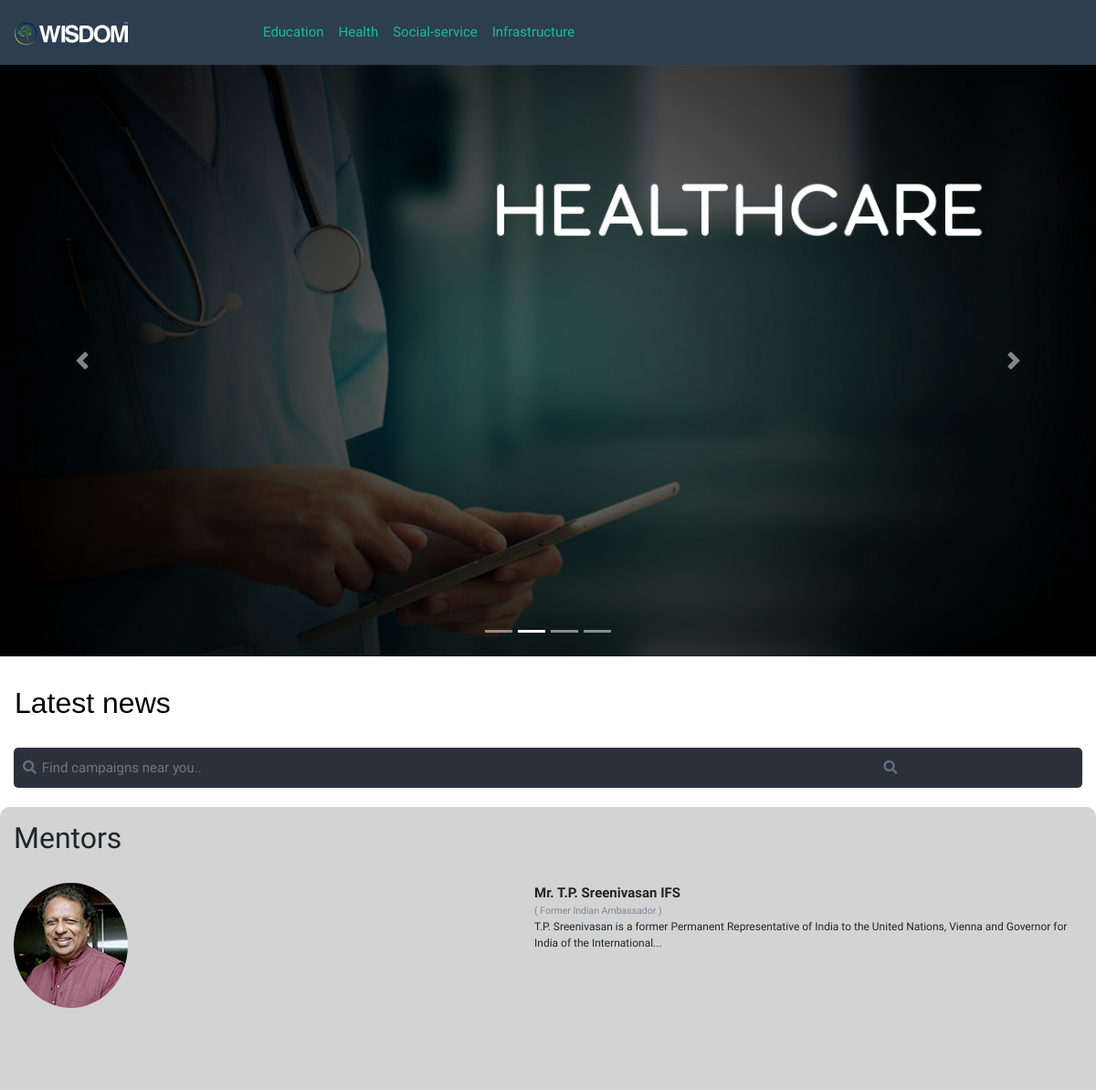
The app's page / (upper part), older data.
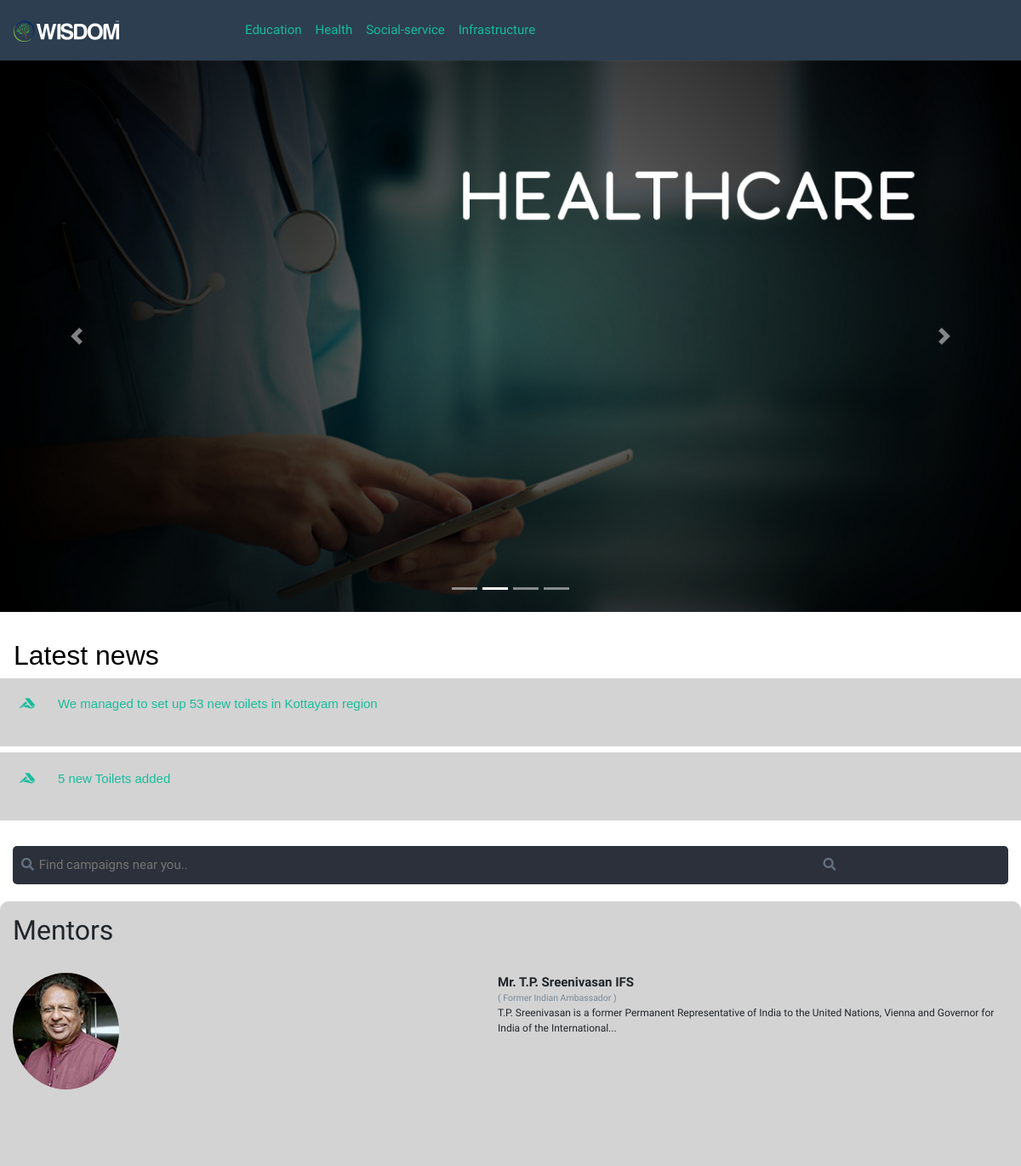
The same page, newer data.
### wisdom/models.py (models this page shows, shortened)
class Notifications(models.Model):
    date = models.DateTimeField()
    title = models.CharField(max_length=50)
    text = models.CharField(max_length=500)
    url = models.URLField()
    def __str__(self):
        return self.date.strftime(TIME_FORMAT) + " : " + self.text
    @staticmethod
    def get_latest_notifications(length=10):
        return Notifications.objects.all().order_by('-date')[:length]

### wisdom/views.py (the view)
# urls.py: path('', views.Index.as_view(), name='index')
class Index(TemplateView):
    template_name = 'wisdom/index.html'
    def get_context_data(self, **kwargs):
        context = super(Index, self).get_context_data(**kwargs)
        context['notifications'] = [i for i in Notifications.get_latest_notifications()]
        context['services'] = [i for i in Service.objects.all()]
        return context

### wisdom/models.py (called while the page is built)
    def __str__(self):
        return self.name

### wisdom/templates/wisdom/index.html (shortened to what this page needs)
{% load static %}
<!doctype html>
<html lang="en">
<head>
    <link rel="stylesheet" href="https://bootswatch.com/4/flatly/bootstrap.min.css" />
    <link href="https://use.fontawesome.com/releases/v5.0.6/css/all.css" rel="stylesheet">
    <link rel="stylesheet" href={% static 'wisdom/style.css' %}>
</head>
<body>
<nav class="navbar navbar-expand-lg navbar-dark bg-primary">
    <a class="navbar-brand"  href="/"><img src= {% static "wisdom/img/wisdomstraight.png" %}></a>
    <div class="collapse navbar-collapse" id="navbarNavAltMarkup">
        <div class="navbar-nav">
            <a class="nav-item nav-link active" href="{% url 'initiative_service_list' 'education' %}">Education </a>
            <a class="nav-item nav-link active" href="{% url 'initiative_service_list' 'health' %}">Health <span class="sr-only">(current)</span></a>
            <a class="nav-item nav-link active" href="{% url 'initiative_service_list' 'social-service' %}">Social-service </a>
            <a class="nav-item nav-link active" href="{% url 'initiative_service_list' 'infrastructure' %}">Infrastructure </a>
        </div>
    </div>
</nav>
<div class="section-1">
    <div id="zeal-highlights" class="carousel slide" data-ride="carousel">
        <ol class="carousel-indicators">
            <li data-target="#zeal-highlights" data-slide-to="0" class="active"></li>
            <li data-target="#zeal-highlights" data-slide-to="1"></li>
            <li data-target="#zeal-highlights" data-slide-to="2"></li>
            <li data-target="#zeal-highlights" data-slide-to="3"></li>
        </ol>
        <div class="carousel-inner">
            <div class="carousel-item">
                <img class="carousel-img " src = {% static  'wisdom/img/c2.jpg' %} alt="Second slide">
            </div>
        </div>
        <a class="carousel-control-prev" href="#zeal-highlights" role="button" data-slide="prev">
            <span class="carousel-control-prev-icon" aria-hidden="true"></span>
        </a>
        <a class="carousel-control-next" href="#zeal-highlights" role="button" data-slide="next">
            <span class="carousel-control-next-icon" aria-hidden="true"></span>
        </a>
    </div>
    <div class="latest">
        <h3>Latest news</h3>
        {% for i in notifications %}
            <a href="{{ i.url }}">
                <div class="item">
                    <i class="fab fa-accusoft"></i>
                    <div class="content">
                        {{ i.text }}
                    </div>
                </div>
            </a>
        {% endfor %}
    </div>
</div>
<div class="section-2">
        <div class="searchbox">
            <span class="icon"><i class="fa fa-search"></i></span>
            <input type="search" id="search" placeholder="Find campaigns near you.." />
            <span class="icon" id="closesearch"><i class="fa fa-search"></i></span>
        </div>
</div>
<div class="section-3">
    <h3>Mentors</h3>
    <div class="mentor">
        <div class="img">
            <img src={% static  'wisdom/img/sreenivasan.jpg' %} alt="">
        </div>
        <div class="data">
            <div class="name">Mr. T.P. Sreenivasan IFS</div>
            <div class="desig">( Former Indian Ambassador )</div>
            <div class="des">
                T.P. Sreenivasan is a former Permanent Representative  of India to the United Nations,
                Vienna and Governor for India of the International...
            </div>
        </div>
    </div>
</div>
</body>
</html>

### wisdom/static/wisdom/style.css (style rules this page uses)
body { margin: 0; padding: 0; width: 100vw; height: 100vh; font-family: 'Comfortaa', cursive !important; }
.navbar { list-style-type: none; margin: 0; background: #8BC34A; }
.navbar a img { width: 50%; }
.section-1 { color:black; }
.carousel-img { width: 100% ; transition: 0.35s ease-in; }
.latest { font-family: 'Comfortaa:700', sans-serif; margin: auto; }
.latest h3 { padding-left: 0.5em; margin-top: 1em; }
.content { display: inline-block; width:75%; }
.item { height: 10vh; background-color: lightgray; margin:0.5em 0 ; cursor: pointer; }
.item i { padding: 1.5em; }
.searchbox { margin: 2em 1em; border-radius: 5px; background-color: #2b303b; color: #63717f; padding: 10px; }
.searchbox input, .searchbox input:hover { width:80%; outline: none; background-color: transparent; border: none; }
#search { color: white; }
.section-2 { height: 50px; }
.section-3 { padding: 1em; border-radius: 10px; background-color: lightgray; margin-top: 1em; }
.mentor { height: 25vh; margin: 2em 0; }
.mentor .img { display: inline-block; width: 40vw; }
.mentor img { border-radius: 50%; cursor: pointer; }
.data { display: inline-block; width: 50vw; }
.section-3 .mentor:nth-child(even) .data { float: right; }
.name { font-weight: bold; cursor: pointer; }
.desig { font-size: 0.7em; color: lightslategrey; }
.des { font-size: 0.8em; }

Row changes from the older to the newer data that the page shows:
added Notifications: text "We managed to set up 53 new toilets in Kottayam region"
added Notifications: text "5 new Toilets added"
